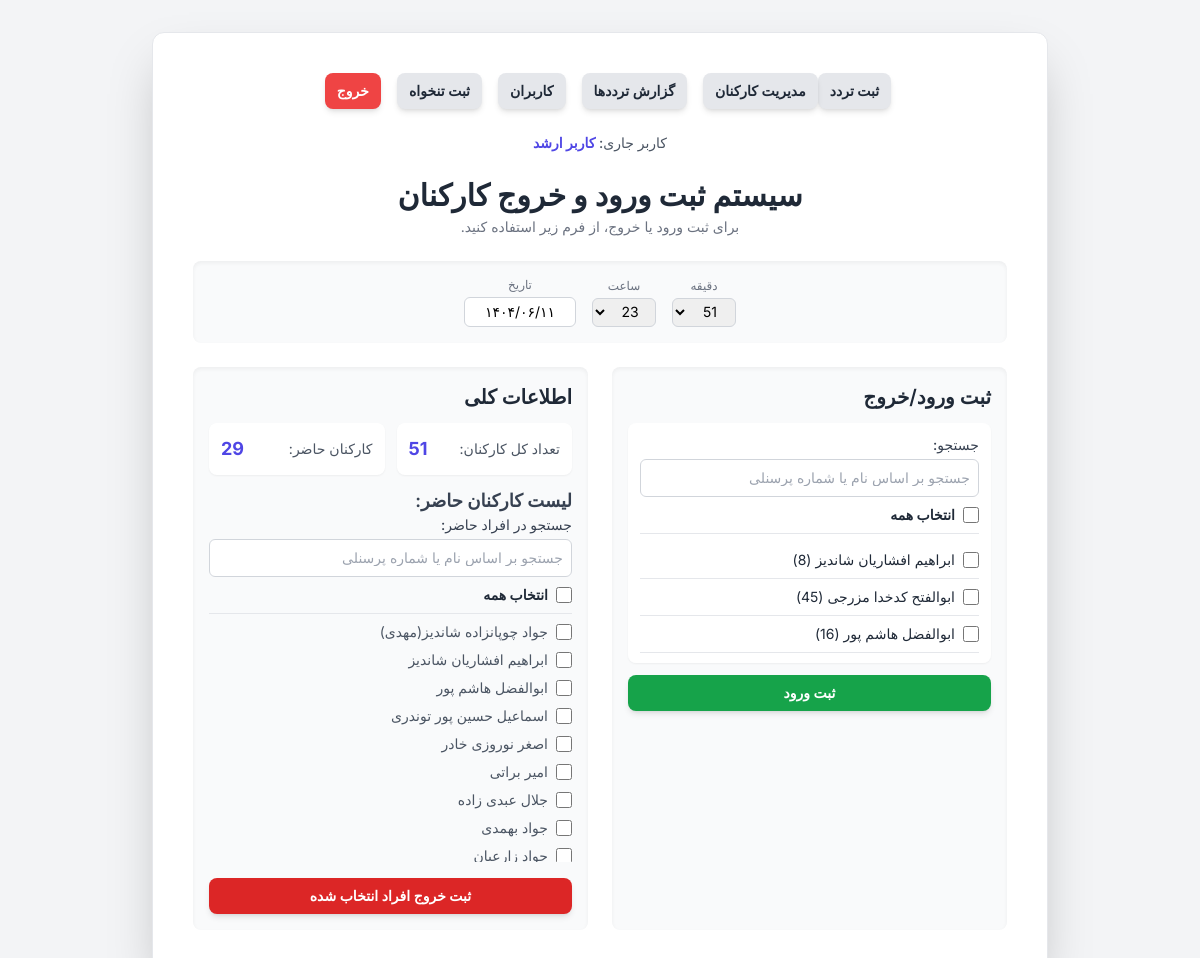
The page / (signed in) on the database its author committed.
### tables this page shows
CREATE TABLE employees (
            employee_id TEXT PRIMARY KEY,
            name TEXT NOT NULL
        );

### app.py (the view)
@app.route('/')
@login_required
def index():
    if not has_permission('index'):
        flash("شما به این بخش دسترسی ندارید.", "error")
        return redirect(url_for('login'))
    conn = get_db_connection()
    try:
        employees = conn.execute('SELECT * FROM employees ORDER BY name').fetchall()
        total_employees_row = conn.execute('SELECT COUNT(*) AS count FROM employees').fetchone()
        total_employees = total_employees_row['count'] if total_employees_row else 0
        present_employees_names = []
        employees_dict = {str(emp['employee_id']): emp['name'] for emp in employees}
        latest_actions = conn.execute('''
            SELECT employee_id, action
            FROM time_logs
            WHERE id IN (
                SELECT MAX(id)
                FROM time_logs
                GROUP BY employee_id
            )
        ''').fetchall()
        for action_log in latest_actions:
            if action_log['action'] == 'ورود':
                employee_id = action_log['employee_id']
                if employee_id in employees_dict:
                    present_employees_names.append(employees_dict[employee_id])
        present_employees_count = len(present_employees_names)
    finally:
        conn.close()
    return render_template('index.html',
                           employees=employees,
                           total_employees=total_employees,
                           present_employees=present_employees_count,
                           present_employees_names=present_employees_names)

### app.py (called while the page is built)
def has_permission(page_name):
    user_permissions = session.get('user', {}).get('permissions', {})
    if session.get('user', {}).get('role') == 'admin':
        return True
    return user_permissions.get(page_name, False)

def login_required(f):
    @wraps(f)
    def decorated_function(*args, **kwargs):
        if 'user' not in session:
            flash("لطفاً برای دسترسی به این صفحه وارد شوید.", "error")
            return redirect(url_for('login'))
        return f(*args, **kwargs)
    return decorated_function

def get_db_connection():
    conn = sqlite3.connect(DB_FILE)
    conn.row_factory = sqlite3.Row
    return conn

### templates/index.html (shortened to what this page needs)
{% extends "layout.html" %}
{% block head_extra %}
<link rel="stylesheet" href="/static/persian-datepicker.min.css">
{% endblock %}
{% block content %}
<header class="text-center mb-6">
    <h1 class="text-2xl sm:text-3xl font-bold text-gray-800 mb-1">سیستم ثبت ورود و خروج کارکنان</h1>
    <p class="text-gray-500 text-sm">برای ثبت ورود یا خروج، از فرم زیر استفاده کنید.</p>
</header>
<div class="bg-gray-50 p-4 rounded-lg shadow-inner mb-6 flex justify-center items-center space-x-4 space-x-reverse">
    <div class="flex flex-col items-center">
        <span class="text-xs text-gray-500 mb-1">دقیقه</span>
        <select id="main-minute-select" class="w-16 p-1 rounded-md text-center text-sm border border-gray-300"></select>
    </div>
    <div class="flex flex-col items-center">
        <span class="text-xs text-gray-500 mb-1">ساعت</span>
        <select id="main-hour-select" class="w-16 p-1 rounded-md text-center text-sm border border-gray-300"></select>
    </div>
    <div class="flex flex-col items-center">
        <span class="text-xs text-gray-500 mb-1">تاریخ</span>
        <input type="text" id="main-date-input" value="" class="w-28 p-1 rounded-md text-center text-sm border border-gray-300">
    </div>
</div>
<main class="grid grid-cols-1 lg:grid-cols-2 gap-6">
    <div class="bg-gray-50 p-4 rounded-lg shadow-inner">
        <h2 class="text-xl font-semibold text-gray-800 mb-3">ثبت ورود/خروج</h2>
        <form id="bulk-submit-form" action="/bulk_submit" method="post" class="space-y-3">
            <div class="bg-white p-3 rounded-lg shadow-sm max-h-60 overflow-y-auto">
                <div class="border-b border-gray-200 pb-2 mb-2">
                    <label class="block text-sm font-medium text-gray-700 mb-1">جستجو:</label>
                    <input type="text" id="employee-search" placeholder="جستجو بر اساس نام یا شماره پرسنلی" class="w-full p-2 rounded-md border border-gray-300 focus:outline-none focus:ring-2 focus:ring-indigo-500 transition duration-300 text-sm">
                    <div class="flex items-center justify-between mt-2">
                        <label class="flex items-center space-x-2 space-x-reverse cursor-pointer text-sm">
                            <input type="checkbox" id="select-all" class="form-checkbox h-4 w-4 text-indigo-600 rounded">
                            <span class="text-gray-800 font-bold">انتخاب همه</span>
                        </label>
                    </div>
                </div>
                <div id="employee-list-container" class="max-h-60 overflow-y-auto">
                    {% for employee in employees %}
                    <div class="employee-item flex flex-col sm:flex-row items-start sm:items-center justify-between py-2 border-b last:border-b-0 border-gray-200">
                        <label class="flex items-center space-x-2 space-x-reverse cursor-pointer mb-2 sm:mb-0 w-full sm:w-auto text-sm">
                            <input type="checkbox" name="employee_ids" value="{{ employee.employee_id }}" class="employee-checkbox form-checkbox h-4 w-4 text-indigo-600 rounded">
                            <span class="text-gray-800">{{ employee.name }} ({{ employee.employee_id }})</span>
                        </label>
                    </div>
                    {% endfor %}
                </div>
            </div>
            <div class="flex space-x-3 space-x-reverse mt-3">
                <button type="button" name="action" value="ورود" id="bulk-entry-btn"
                        class="w-full bg-green-600 text-white text-sm font-semibold py-2 rounded-lg shadow-md hover:bg-green-700 focus:outline-none focus:ring-2 focus:ring-green-500 focus:ring-offset-2 transition duration-300">
                    ثبت ورود
                </button>
            </div>
        </form>
    </div>
    <div class="bg-gray-50 p-4 rounded-lg shadow-inner">
        <h2 class="text-xl font-semibold text-gray-800 mb-3">اطلاعات کلی</h2>
        <div class="grid grid-cols-1 sm:grid-cols-2 gap-3">
            <div class="flex justify-between items-center bg-white p-3 rounded-lg shadow-sm">
                <span class="text-gray-600 text-sm">تعداد کل کارکنان:</span>
                <span id="totalEmployees" class="font-bold text-indigo-600 text-lg">{{ total_employees }}</span>
            </div>
            <div class="flex justify-between items-center bg-white p-3 rounded-lg shadow-sm">
                <span class="text-gray-600 text-sm">کارکنان حاضر:</span>
                <span id="presentEmployees" class="font-bold text-indigo-600 text-lg">{{ present_employees }}</span>
            </div>
        </div>
        <div class="mt-3">
            <h3 class="text-lg font-semibold text-gray-700">لیست کارکنان حاضر:</h3>
            <div class="border-b border-gray-200 pb-2 mb-2">
                <label class="block text-sm font-medium text-gray-700 mb-1">جستجو در افراد حاضر:</label>
                <input type="text" id="present-employee-search" placeholder="جستجو بر اساس نام یا شماره پرسنلی" class="w-full p-2 rounded-md border border-gray-300 focus:outline-none focus:ring-2 focus:ring-indigo-500 transition duration-300 text-sm">
                <div class="flex items-center mt-2">
                    <label class="flex items-center space-x-2 space-x-reverse cursor-pointer text-sm">
                        <input type="checkbox" id="select-all-present" class="form-checkbox h-4 w-4 text-indigo-600 rounded">
                        <span class="text-gray-800 font-bold">انتخاب همه</span>
                    </label>
                </div>
            </div>
            <ul id="present-employees-list" class="list-none mt-2 text-sm space-y-2 max-h-60 overflow-y-auto">
                {% for name in present_employees_names %}
                <li class="present-employee-item flex justify-between items-center text-gray-600">
                    <div class="flex items-center space-x-2 space-x-reverse">
                        <input type="checkbox" name="present_employee_ids" value="{{ name }}" class="present-employee-checkbox form-checkbox h-4 w-4 text-indigo-600 rounded">
                        <span>{{ name }}</span>
                    </div>
                </li>
                {% else %}
                <li class="text-gray-400">هیچ کارمندی حاضر نیست.</li>
                {% endfor %}
            </ul>
            <button id="present-bulk-exit-btn" class="mt-4 w-full bg-red-600 text-white text-sm font-semibold py-2 rounded-lg shadow-md hover:bg-red-700 focus:outline-none focus:ring-2 focus:ring-red-500 focus:ring-offset-2 transition duration-300">
                ثبت خروج افراد انتخاب شده
            </button>
        </div>
    </div>
</main>
{% endblock %}

### templates/layout.html (shortened to what this page needs)
<!DOCTYPE html>
<html lang="fa" dir="rtl">
<head>
    <script src="/static/tailwind.js"></script>
    <link rel="stylesheet" href="/static/persian-datepicker.min.css">
    {% block head_extra %}{% endblock %}
</head>
<body class="bg-gray-100 p-4 sm:p-8 flex items-center justify-center min-h-screen">
    <div class="container mx-auto max-w-4xl bg-white p-6 sm:p-10 rounded-xl shadow-2xl border border-gray-200">
        <nav class="flex flex-col sm:flex-row justify-center space-x-0 sm:space-x-4 space-x-reverse mb-6 flex-wrap">
            {% if session.get('user') and session['user']['permissions']['index'] %}
            <a href="/" class="bg-gray-200 text-gray-800 text-sm font-semibold py-2 px-3 rounded-lg shadow-md hover:bg-gray-300 transition duration-300 my-1 sm:my-0">ثبت تردد</a>
            {% endif %}
            {% if session.get('user') and session['user']['permissions']['management'] %}
            <a href="/management" class="bg-gray-200 text-gray-800 text-sm font-semibold py-2 px-3 rounded-lg shadow-md hover:bg-gray-300 transition duration-300 my-1 sm:my-0">مدیریت کارکنان</a>
            {% endif %}
            {% if session.get('user') and session['user']['permissions']['reports'] %}
            <a href="/reports" class="bg-gray-200 text-gray-800 text-sm font-semibold py-2 px-3 rounded-lg shadow-md hover:bg-gray-300 transition duration-300 my-1 sm:my-0">گزارش ترددها</a>
            {% endif %}
            {% if session.get('user') and session['user']['permissions']['users'] %}
            <a href="/users" class="bg-gray-200 text-gray-800 text-sm font-semibold py-2 px-3 rounded-lg shadow-md hover:bg-gray-300 transition duration-300 my-1 sm:my-0">کاربران</a>
            {% endif %}
            {% if session.get('user') and session['user']['permissions']['petty_cash'] %}
            <a href="/petty_cash" class="bg-gray-200 text-gray-800 text-sm font-semibold py-2 px-3 rounded-lg shadow-md hover:bg-gray-300 transition duration-300 my-1 sm:my-0">ثبت تنخواه</a>
            {% endif %}
            <a href="/logout" class="bg-red-500 text-white text-sm font-semibold py-2 px-3 rounded-lg shadow-md hover:bg-red-600 transition duration-300 my-1 sm:my-0">خروج</a>
        </nav>
        {% if session.get('user') %}
        <p class="text-center text-sm font-medium text-gray-600 mb-6">کاربر جاری: <span class="font-bold text-indigo-600">{{ session['user']['name'] }}</span></p>
        {% endif %}
        {% block content %}{% endblock %}
    </div>
</body>
</html>

### templates/layout.html (style rules this page uses)
body { font-family: 'Inter', sans-serif; }

### rows shown on the page
employees: name "ابراهیم افشاریان شاندیز", employee_id "8"
employees: name "ابوالفتح کدخدا مزرجی", employee_id "45"
employees: name "ابوالفضل هاشم پور", employee_id "16"
employees: name "جواد چوپانزاده شاندیز(مهدی)"
employees: name "اسماعیل حسین پور توندری"
employees: name "اصغر نوروزی خادر"
employees: name "امیر براتی"
employees: name "جلال عبدی زاده"
employees: name "جواد بهمدی"
employees: name "جواد زارعیان"

### other values the page prints
{{ session['user']['name'] }} "کاربر ارشد"
{{ total_employees }} "51"
{{ present_employees }} "29"
